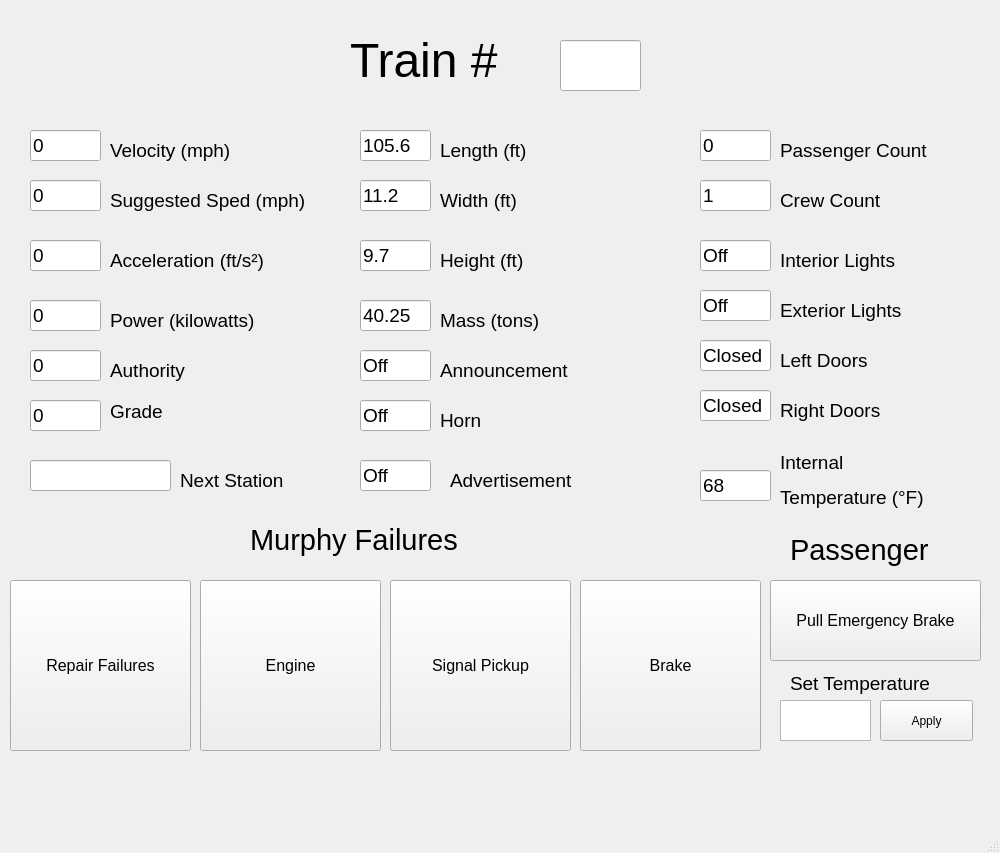
<?xml version="1.0" encoding="UTF-8"?>
<ui version="4.0">
 <class>MainWindow</class>
 <widget class="QMainWindow" name="MainWindow">
  <property name="geometry">
   <rect>
    <x>0</x>
    <y>0</y>
    <width>1000</width>
    <height>853</height>
   </rect>
  </property>
  <property name="windowTitle">
   <string>MainWindow</string>
  </property>
  <widget class="QWidget" name="centralwidget">
   <widget class="QLabel" name="train_id_label">
    <property name="geometry">
     <rect>
      <x>350</x>
      <y>10</y>
      <width>201</width>
      <height>101</height>
     </rect>
    </property>
    <property name="text">
     <string>&lt;html&gt;&lt;head/&gt;&lt;body&gt;&lt;p&gt;&lt;span style=&quot; font-size:36pt;&quot;&gt;Train #&lt;/span&gt;&lt;/p&gt;&lt;/body&gt;&lt;/html&gt;</string>
    </property>
   </widget>
   <widget class="QLineEdit" name="train_id_line">
    <property name="geometry">
     <rect>
      <x>560</x>
      <y>40</y>
      <width>81</width>
      <height>51</height>
     </rect>
    </property>
    <property name="font">
     <font>
      <pointsize>36</pointsize>
     </font>
    </property>
    <property name="text">
     <string/>
    </property>
   </widget>
   <widget class="QLabel" name="velocity_label">
    <property name="geometry">
     <rect>
      <x>110</x>
      <y>120</y>
      <width>211</width>
      <height>61</height>
     </rect>
    </property>
    <property name="text">
     <string>&lt;html&gt;&lt;head/&gt;&lt;body&gt;&lt;p&gt;&lt;span style=&quot; font-size:14pt;&quot;&gt;Velocity (mph)&lt;/span&gt;&lt;/p&gt;&lt;/body&gt;&lt;/html&gt;</string>
    </property>
   </widget>
   <widget class="QLabel" name="suggsted_speed_label">
    <property name="geometry">
     <rect>
      <x>110</x>
      <y>170</y>
      <width>331</width>
      <height>61</height>
     </rect>
    </property>
    <property name="text">
     <string>&lt;html&gt;&lt;head/&gt;&lt;body&gt;&lt;p&gt;&lt;span style=&quot; font-size:14pt;&quot;&gt;Suggested Sped (mph)&lt;/span&gt;&lt;/p&gt;&lt;/body&gt;&lt;/html&gt;</string>
    </property>
   </widget>
   <widget class="QLineEdit" name="velocity_line">
    <property name="geometry">
     <rect>
      <x>30</x>
      <y>130</y>
      <width>71</width>
      <height>31</height>
     </rect>
    </property>
    <property name="font">
     <font>
      <pointsize>14</pointsize>
     </font>
    </property>
    <property name="text">
     <string>0</string>
    </property>
   </widget>
   <widget class="QLineEdit" name="suggested_speed_line">
    <property name="geometry">
     <rect>
      <x>30</x>
      <y>180</y>
      <width>71</width>
      <height>31</height>
     </rect>
    </property>
    <property name="font">
     <font>
      <pointsize>14</pointsize>
     </font>
    </property>
    <property name="text">
     <string>0</string>
    </property>
   </widget>
   <widget class="QLineEdit" name="acceleration_line">
    <property name="geometry">
     <rect>
      <x>30</x>
      <y>240</y>
      <width>71</width>
      <height>31</height>
     </rect>
    </property>
    <property name="font">
     <font>
      <pointsize>14</pointsize>
     </font>
    </property>
    <property name="text">
     <string>0</string>
    </property>
   </widget>
   <widget class="QLabel" name="acceleration_label">
    <property name="geometry">
     <rect>
      <x>110</x>
      <y>230</y>
      <width>331</width>
      <height>61</height>
     </rect>
    </property>
    <property name="text">
     <string>&lt;html&gt;&lt;head/&gt;&lt;body&gt;&lt;p&gt;&lt;span style=&quot; font-size:14pt;&quot;&gt;Acceleration (ft/s²)&lt;/span&gt;&lt;/p&gt;&lt;/body&gt;&lt;/html&gt;</string>
    </property>
   </widget>
   <widget class="QLineEdit" name="power_line">
    <property name="geometry">
     <rect>
      <x>30</x>
      <y>300</y>
      <width>71</width>
      <height>31</height>
     </rect>
    </property>
    <property name="font">
     <font>
      <pointsize>14</pointsize>
     </font>
    </property>
    <property name="text">
     <string>0</string>
    </property>
   </widget>
   <widget class="QLineEdit" name="authority_line">
    <property name="geometry">
     <rect>
      <x>30</x>
      <y>350</y>
      <width>71</width>
      <height>31</height>
     </rect>
    </property>
    <property name="font">
     <font>
      <pointsize>14</pointsize>
     </font>
    </property>
    <property name="text">
     <string>0</string>
    </property>
   </widget>
   <widget class="QLineEdit" name="grade_line">
    <property name="geometry">
     <rect>
      <x>30</x>
      <y>400</y>
      <width>71</width>
      <height>31</height>
     </rect>
    </property>
    <property name="font">
     <font>
      <pointsize>14</pointsize>
     </font>
    </property>
    <property name="text">
     <string>0</string>
    </property>
   </widget>
   <widget class="QLineEdit" name="station_line">
    <property name="geometry">
     <rect>
      <x>30</x>
      <y>460</y>
      <width>141</width>
      <height>31</height>
     </rect>
    </property>
    <property name="font">
     <font>
      <pointsize>14</pointsize>
     </font>
    </property>
    <property name="text">
     <string/>
    </property>
   </widget>
   <widget class="QLabel" name="power_label">
    <property name="geometry">
     <rect>
      <x>110</x>
      <y>290</y>
      <width>331</width>
      <height>61</height>
     </rect>
    </property>
    <property name="text">
     <string>&lt;html&gt;&lt;head/&gt;&lt;body&gt;&lt;p&gt;&lt;span style=&quot; font-size:14pt;&quot;&gt;Power (kilowatts)&lt;/span&gt;&lt;/p&gt;&lt;/body&gt;&lt;/html&gt;</string>
    </property>
   </widget>
   <widget class="QLabel" name="authority_label">
    <property name="geometry">
     <rect>
      <x>110</x>
      <y>340</y>
      <width>331</width>
      <height>61</height>
     </rect>
    </property>
    <property name="text">
     <string>&lt;html&gt;&lt;head/&gt;&lt;body&gt;&lt;p&gt;&lt;span style=&quot; font-size:14pt;&quot;&gt;Authority&lt;/span&gt;&lt;/p&gt;&lt;/body&gt;&lt;/html&gt;</string>
    </property>
   </widget>
   <widget class="QLabel" name="grade_label">
    <property name="geometry">
     <rect>
      <x>110</x>
      <y>370</y>
      <width>331</width>
      <height>61</height>
     </rect>
    </property>
    <property name="text">
     <string>&lt;html&gt;&lt;head/&gt;&lt;body&gt;&lt;p&gt;&lt;span style=&quot; font-size:14pt;&quot;&gt;&lt;br/&gt;Grade&lt;/span&gt;&lt;/p&gt;&lt;/body&gt;&lt;/html&gt;</string>
    </property>
   </widget>
   <widget class="QLabel" name="station_label">
    <property name="geometry">
     <rect>
      <x>180</x>
      <y>450</y>
      <width>201</width>
      <height>61</height>
     </rect>
    </property>
    <property name="text">
     <string>&lt;html&gt;&lt;head/&gt;&lt;body&gt;&lt;p&gt;&lt;span style=&quot; font-size:14pt;&quot;&gt;Next Station&lt;/span&gt;&lt;/p&gt;&lt;/body&gt;&lt;/html&gt;</string>
    </property>
   </widget>
   <widget class="QLabel" name="width_label">
    <property name="geometry">
     <rect>
      <x>440</x>
      <y>170</y>
      <width>331</width>
      <height>61</height>
     </rect>
    </property>
    <property name="text">
     <string>&lt;html&gt;&lt;head/&gt;&lt;body&gt;&lt;p&gt;&lt;span style=&quot; font-size:14pt;&quot;&gt;Width (ft)&lt;/span&gt;&lt;/p&gt;&lt;/body&gt;&lt;/html&gt;</string>
    </property>
   </widget>
   <widget class="QLineEdit" name="height_line">
    <property name="geometry">
     <rect>
      <x>360</x>
      <y>240</y>
      <width>71</width>
      <height>31</height>
     </rect>
    </property>
    <property name="font">
     <font>
      <pointsize>14</pointsize>
     </font>
    </property>
    <property name="text">
     <string>9.7</string>
    </property>
   </widget>
   <widget class="QLineEdit" name="horn_line">
    <property name="geometry">
     <rect>
      <x>360</x>
      <y>400</y>
      <width>71</width>
      <height>31</height>
     </rect>
    </property>
    <property name="font">
     <font>
      <pointsize>14</pointsize>
     </font>
    </property>
    <property name="text">
     <string>Off</string>
    </property>
   </widget>
   <widget class="QLabel" name="length_label">
    <property name="geometry">
     <rect>
      <x>440</x>
      <y>120</y>
      <width>211</width>
      <height>61</height>
     </rect>
    </property>
    <property name="text">
     <string>&lt;html&gt;&lt;head/&gt;&lt;body&gt;&lt;p&gt;&lt;span style=&quot; font-size:14pt;&quot;&gt;Length (ft)&lt;/span&gt;&lt;/p&gt;&lt;/body&gt;&lt;/html&gt;</string>
    </property>
   </widget>
   <widget class="QLineEdit" name="announcement_line">
    <property name="geometry">
     <rect>
      <x>360</x>
      <y>350</y>
      <width>71</width>
      <height>31</height>
     </rect>
    </property>
    <property name="font">
     <font>
      <pointsize>14</pointsize>
     </font>
    </property>
    <property name="text">
     <string>Off</string>
    </property>
   </widget>
   <widget class="QLineEdit" name="width_line">
    <property name="geometry">
     <rect>
      <x>360</x>
      <y>180</y>
      <width>71</width>
      <height>31</height>
     </rect>
    </property>
    <property name="font">
     <font>
      <pointsize>14</pointsize>
     </font>
    </property>
    <property name="text">
     <string>11.2</string>
    </property>
   </widget>
   <widget class="QLabel" name="horn_label">
    <property name="geometry">
     <rect>
      <x>440</x>
      <y>390</y>
      <width>331</width>
      <height>61</height>
     </rect>
    </property>
    <property name="text">
     <string>&lt;html&gt;&lt;head/&gt;&lt;body&gt;&lt;p&gt;&lt;span style=&quot; font-size:14pt;&quot;&gt;Horn&lt;/span&gt;&lt;/p&gt;&lt;/body&gt;&lt;/html&gt;</string>
    </property>
   </widget>
   <widget class="QLineEdit" name="length_line">
    <property name="geometry">
     <rect>
      <x>360</x>
      <y>130</y>
      <width>71</width>
      <height>31</height>
     </rect>
    </property>
    <property name="font">
     <font>
      <pointsize>14</pointsize>
     </font>
    </property>
    <property name="text">
     <string>105.6</string>
    </property>
   </widget>
   <widget class="QLabel" name="height_label">
    <property name="geometry">
     <rect>
      <x>440</x>
      <y>230</y>
      <width>331</width>
      <height>61</height>
     </rect>
    </property>
    <property name="text">
     <string>&lt;html&gt;&lt;head/&gt;&lt;body&gt;&lt;p&gt;&lt;span style=&quot; font-size:14pt;&quot;&gt;Height (ft)&lt;/span&gt;&lt;/p&gt;&lt;/body&gt;&lt;/html&gt;</string>
    </property>
   </widget>
   <widget class="QLabel" name="announcement_label">
    <property name="geometry">
     <rect>
      <x>440</x>
      <y>340</y>
      <width>331</width>
      <height>61</height>
     </rect>
    </property>
    <property name="text">
     <string>&lt;html&gt;&lt;head/&gt;&lt;body&gt;&lt;p&gt;&lt;span style=&quot; font-size:14pt;&quot;&gt;Announcement&lt;/span&gt;&lt;/p&gt;&lt;/body&gt;&lt;/html&gt;</string>
    </property>
   </widget>
   <widget class="QLineEdit" name="mass_line">
    <property name="geometry">
     <rect>
      <x>360</x>
      <y>300</y>
      <width>71</width>
      <height>31</height>
     </rect>
    </property>
    <property name="font">
     <font>
      <pointsize>14</pointsize>
     </font>
    </property>
    <property name="text">
     <string>40.25</string>
    </property>
   </widget>
   <widget class="QLabel" name="mass_label">
    <property name="geometry">
     <rect>
      <x>440</x>
      <y>290</y>
      <width>331</width>
      <height>61</height>
     </rect>
    </property>
    <property name="text">
     <string>&lt;html&gt;&lt;head/&gt;&lt;body&gt;&lt;p&gt;&lt;span style=&quot; font-size:14pt;&quot;&gt;Mass (tons)&lt;/span&gt;&lt;/p&gt;&lt;/body&gt;&lt;/html&gt;</string>
    </property>
   </widget>
   <widget class="QLabel" name="crew_label">
    <property name="geometry">
     <rect>
      <x>780</x>
      <y>170</y>
      <width>331</width>
      <height>61</height>
     </rect>
    </property>
    <property name="text">
     <string>&lt;html&gt;&lt;head/&gt;&lt;body&gt;&lt;p&gt;&lt;span style=&quot; font-size:14pt;&quot;&gt;Crew Count&lt;/span&gt;&lt;/p&gt;&lt;/body&gt;&lt;/html&gt;</string>
    </property>
   </widget>
   <widget class="QLineEdit" name="temp_line">
    <property name="geometry">
     <rect>
      <x>700</x>
      <y>470</y>
      <width>71</width>
      <height>31</height>
     </rect>
    </property>
    <property name="font">
     <font>
      <pointsize>14</pointsize>
     </font>
    </property>
    <property name="text">
     <string>68</string>
    </property>
   </widget>
   <widget class="QLineEdit" name="left_door_line">
    <property name="geometry">
     <rect>
      <x>700</x>
      <y>340</y>
      <width>71</width>
      <height>31</height>
     </rect>
    </property>
    <property name="font">
     <font>
      <pointsize>14</pointsize>
     </font>
    </property>
    <property name="text">
     <string>Closed</string>
    </property>
   </widget>
   <widget class="QLabel" name="right_door_label">
    <property name="geometry">
     <rect>
      <x>780</x>
      <y>380</y>
      <width>331</width>
      <height>61</height>
     </rect>
    </property>
    <property name="text">
     <string>&lt;html&gt;&lt;head/&gt;&lt;body&gt;&lt;p&gt;&lt;span style=&quot; font-size:14pt;&quot;&gt;Right Doors&lt;/span&gt;&lt;/p&gt;&lt;/body&gt;&lt;/html&gt;</string>
    </property>
   </widget>
   <widget class="QLabel" name="passenger_label">
    <property name="geometry">
     <rect>
      <x>780</x>
      <y>120</y>
      <width>211</width>
      <height>61</height>
     </rect>
    </property>
    <property name="text">
     <string>&lt;html&gt;&lt;head/&gt;&lt;body&gt;&lt;p&gt;&lt;span style=&quot; font-size:14pt;&quot;&gt;Passenger Count&lt;/span&gt;&lt;/p&gt;&lt;/body&gt;&lt;/html&gt;</string>
    </property>
   </widget>
   <widget class="QLineEdit" name="ext_light_line">
    <property name="geometry">
     <rect>
      <x>700</x>
      <y>290</y>
      <width>71</width>
      <height>31</height>
     </rect>
    </property>
    <property name="font">
     <font>
      <pointsize>14</pointsize>
     </font>
    </property>
    <property name="text">
     <string>Off</string>
    </property>
   </widget>
   <widget class="QLineEdit" name="crew_line">
    <property name="geometry">
     <rect>
      <x>700</x>
      <y>180</y>
      <width>71</width>
      <height>31</height>
     </rect>
    </property>
    <property name="font">
     <font>
      <pointsize>14</pointsize>
     </font>
    </property>
    <property name="text">
     <string>1</string>
    </property>
   </widget>
   <widget class="QLabel" name="left_door_label">
    <property name="geometry">
     <rect>
      <x>780</x>
      <y>330</y>
      <width>331</width>
      <height>61</height>
     </rect>
    </property>
    <property name="text">
     <string>&lt;html&gt;&lt;head/&gt;&lt;body&gt;&lt;p&gt;&lt;span style=&quot; font-size:14pt;&quot;&gt;Left Doors&lt;/span&gt;&lt;/p&gt;&lt;/body&gt;&lt;/html&gt;</string>
    </property>
   </widget>
   <widget class="QLineEdit" name="passenger_line">
    <property name="geometry">
     <rect>
      <x>700</x>
      <y>130</y>
      <width>71</width>
      <height>31</height>
     </rect>
    </property>
    <property name="font">
     <font>
      <pointsize>14</pointsize>
     </font>
    </property>
    <property name="text">
     <string>0</string>
    </property>
   </widget>
   <widget class="QLabel" name="temp_label">
    <property name="geometry">
     <rect>
      <x>780</x>
      <y>440</y>
      <width>331</width>
      <height>81</height>
     </rect>
    </property>
    <property name="text">
     <string>&lt;html&gt;&lt;head/&gt;&lt;body&gt;&lt;p&gt;&lt;span style=&quot; font-size:14pt;&quot;&gt;Internal&lt;/span&gt;&lt;/p&gt;&lt;p&gt;&lt;span style=&quot; font-size:14pt;&quot;&gt;Temperature (°F)&lt;/span&gt;&lt;/p&gt;&lt;/body&gt;&lt;/html&gt;</string>
    </property>
   </widget>
   <widget class="QLabel" name="ext_light_label">
    <property name="geometry">
     <rect>
      <x>780</x>
      <y>280</y>
      <width>331</width>
      <height>61</height>
     </rect>
    </property>
    <property name="text">
     <string>&lt;html&gt;&lt;head/&gt;&lt;body&gt;&lt;p&gt;&lt;span style=&quot; font-size:14pt;&quot;&gt;Exterior Lights&lt;/span&gt;&lt;/p&gt;&lt;/body&gt;&lt;/html&gt;</string>
    </property>
   </widget>
   <widget class="QLineEdit" name="int_light_line">
    <property name="geometry">
     <rect>
      <x>700</x>
      <y>240</y>
      <width>71</width>
      <height>31</height>
     </rect>
    </property>
    <property name="font">
     <font>
      <pointsize>14</pointsize>
     </font>
    </property>
    <property name="text">
     <string>Off</string>
    </property>
   </widget>
   <widget class="QLabel" name="int_light_label">
    <property name="geometry">
     <rect>
      <x>780</x>
      <y>230</y>
      <width>331</width>
      <height>61</height>
     </rect>
    </property>
    <property name="text">
     <string>&lt;html&gt;&lt;head/&gt;&lt;body&gt;&lt;p&gt;&lt;span style=&quot; font-size:14pt;&quot;&gt;Interior Lights&lt;/span&gt;&lt;/p&gt;&lt;/body&gt;&lt;/html&gt;</string>
    </property>
   </widget>
   <widget class="QLineEdit" name="right_door_line">
    <property name="geometry">
     <rect>
      <x>700</x>
      <y>390</y>
      <width>71</width>
      <height>31</height>
     </rect>
    </property>
    <property name="font">
     <font>
      <pointsize>14</pointsize>
     </font>
    </property>
    <property name="text">
     <string>Closed</string>
    </property>
   </widget>
   <widget class="QLabel" name="murphy_label">
    <property name="geometry">
     <rect>
      <x>250</x>
      <y>510</y>
      <width>261</width>
      <height>61</height>
     </rect>
    </property>
    <property name="text">
     <string>&lt;html&gt;&lt;head/&gt;&lt;body&gt;&lt;p&gt;&lt;span style=&quot; font-size:22pt;&quot;&gt;Murphy Failures&lt;/span&gt;&lt;/p&gt;&lt;/body&gt;&lt;/html&gt;</string>
    </property>
   </widget>
   <widget class="QLabel" name="p_label">
    <property name="geometry">
     <rect>
      <x>790</x>
      <y>520</y>
      <width>171</width>
      <height>61</height>
     </rect>
    </property>
    <property name="text">
     <string>&lt;html&gt;&lt;head/&gt;&lt;body&gt;&lt;p&gt;&lt;span style=&quot; font-size:22pt;&quot;&gt;Passenger&lt;/span&gt;&lt;/p&gt;&lt;/body&gt;&lt;/html&gt;</string>
    </property>
   </widget>
   <widget class="QPushButton" name="repair_button">
    <property name="geometry">
     <rect>
      <x>10</x>
      <y>580</y>
      <width>181</width>
      <height>171</height>
     </rect>
    </property>
    <property name="font">
     <font>
      <pointsize>12</pointsize>
     </font>
    </property>
    <property name="text">
     <string>Repair Failures</string>
    </property>
   </widget>
   <widget class="QPushButton" name="engine_button">
    <property name="geometry">
     <rect>
      <x>200</x>
      <y>580</y>
      <width>181</width>
      <height>171</height>
     </rect>
    </property>
    <property name="font">
     <font>
      <pointsize>12</pointsize>
     </font>
    </property>
    <property name="text">
     <string>Engine</string>
    </property>
   </widget>
   <widget class="QPushButton" name="sp_button">
    <property name="geometry">
     <rect>
      <x>390</x>
      <y>580</y>
      <width>181</width>
      <height>171</height>
     </rect>
    </property>
    <property name="font">
     <font>
      <pointsize>12</pointsize>
     </font>
    </property>
    <property name="text">
     <string>Signal Pickup</string>
    </property>
   </widget>
   <widget class="QPushButton" name="brake_button">
    <property name="geometry">
     <rect>
      <x>580</x>
      <y>580</y>
      <width>181</width>
      <height>171</height>
     </rect>
    </property>
    <property name="font">
     <font>
      <pointsize>12</pointsize>
     </font>
    </property>
    <property name="text">
     <string>Brake</string>
    </property>
   </widget>
   <widget class="QPushButton" name="pbrake_button">
    <property name="geometry">
     <rect>
      <x>770</x>
      <y>580</y>
      <width>211</width>
      <height>81</height>
     </rect>
    </property>
    <property name="font">
     <font>
      <pointsize>12</pointsize>
     </font>
    </property>
    <property name="text">
     <string>Pull Emergency Brake</string>
    </property>
   </widget>
   <widget class="QLineEdit" name="advertisement_line">
    <property name="geometry">
     <rect>
      <x>360</x>
      <y>460</y>
      <width>71</width>
      <height>31</height>
     </rect>
    </property>
    <property name="font">
     <font>
      <pointsize>14</pointsize>
     </font>
    </property>
    <property name="text">
     <string>Off</string>
    </property>
   </widget>
   <widget class="QLabel" name="advertisement_label">
    <property name="geometry">
     <rect>
      <x>450</x>
      <y>450</y>
      <width>181</width>
      <height>61</height>
     </rect>
    </property>
    <property name="text">
     <string>&lt;html&gt;&lt;head/&gt;&lt;body&gt;&lt;p&gt;&lt;span style=&quot; font-size:14pt;&quot;&gt;Advertisement&lt;/span&gt;&lt;/p&gt;&lt;/body&gt;&lt;/html&gt;</string>
    </property>
   </widget>
   <widget class="QTextEdit" name="textEdit">
    <property name="geometry">
     <rect>
      <x>780</x>
      <y>700</y>
      <width>91</width>
      <height>41</height>
     </rect>
    </property>
   </widget>
   <widget class="QLabel" name="p_label_2">
    <property name="geometry">
     <rect>
      <x>790</x>
      <y>670</y>
      <width>170</width>
      <height>28</height>
     </rect>
    </property>
    <property name="text">
     <string>&lt;html&gt;&lt;head/&gt;&lt;body&gt;&lt;p&gt;&lt;span style=&quot; font-size:14pt;&quot;&gt;Set Temperature&lt;/span&gt;&lt;/p&gt;&lt;/body&gt;&lt;/html&gt;</string>
    </property>
   </widget>
   <widget class="QPushButton" name="pushButton">
    <property name="geometry">
     <rect>
      <x>880</x>
      <y>700</y>
      <width>93</width>
      <height>41</height>
     </rect>
    </property>
    <property name="text">
     <string>Apply</string>
    </property>
   </widget>
  </widget>
  <widget class="QMenuBar" name="menubar">
   <property name="geometry">
    <rect>
     <x>0</x>
     <y>0</y>
     <width>1000</width>
     <height>26</height>
    </rect>
   </property>
  </widget>
  <widget class="QStatusBar" name="statusbar"/>
 </widget>
 <resources/>
 <connections/>
</ui>
